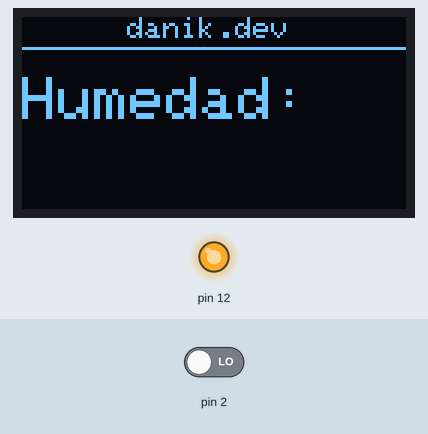
A sketch run on a simulated Arduino Uno, built with avr-gcc and run on an emulated ATmega328P. Shown: 128×64 one-colour display, output pins drawn as LEDs (lit = HIGH). The inputs (shaded band) are chosen by the test bench; at power-on: pin 2 LOW. What the sketch prints to the serial monitor is not drawn.

Above: at 0.2 s.
At 103.3 s:
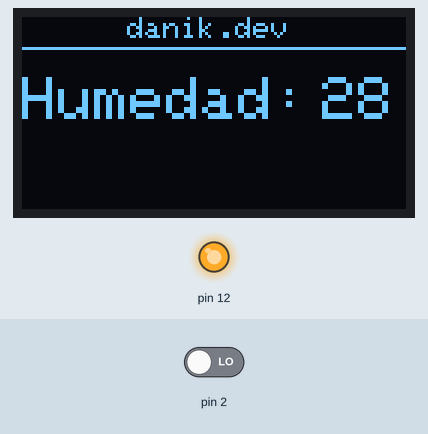
At 106.8 s:
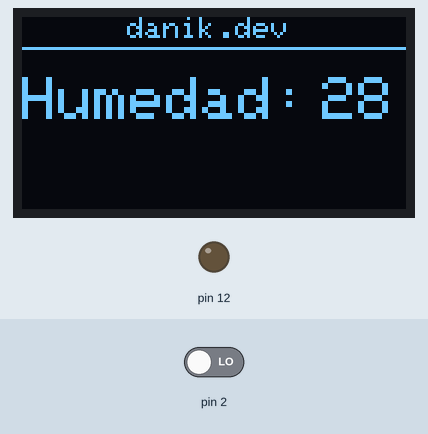
Timing chart, 0 to 110.7 s (numbered marks = the images above):
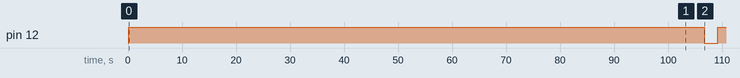

Measured:
- by itself, pin 12: HIGH → LOW at 107 s, → HIGH 2.5 s later
- what the display in image 0 shows lasts 103.0 s, from 0.1 s to 103.1 s

The sketch:

AutoGarduino.ino
```cpp
#include <Wire.h>
#include <Adafruit_GFX.h>
#include <Adafruit_SSD1306.h>

#define ANCHO_PANTALLA 128 // Ancho de la pantalla OLED
#define ALTO_PANTALLA 64 // Alto de la pantalla OLED

#define OLED_RESET     -1 // Pin reset incluido en algunos modelos de pantallas (-1 si no disponemos de pulsador).
#define DIRECCION_PANTALLA 0x3C //Dirección de comunicacion: 0x3D para 128x64, 0x3C para 128x32

Adafruit_SSD1306 display(ANCHO_PANTALLA, ALTO_PANTALLA, &Wire, OLED_RESET);

#define LOGO_WIDTH    84
#define LOGO_HEIGHT   52

const int dry = 559; // 556
const int wet = 390; // 390

int inicio = 0;// Estado de la salida al arrancar arduino
int estadoAC = 0;// Estado actual del boton
int estadoAN = 0;// Variable para guardar el estado anterior del pulsador

void setup() {
  Serial.begin(9600);
  digitalWrite(12, HIGH);
  if(!display.begin(SSD1306_SWITCHCAPVCC, DIRECCION_PANTALLA)) {
    Serial.println(F("Fallo en la asignacion de SSD1306"));
  }


  display.clearDisplay();
  display.setTextSize(1);
  display.setTextColor(WHITE);
  display.setCursor(35,0);
  display.println("danik.dev");
  display.display();


  display.drawLine(0, 10, 128, 10, WHITE);
  display.display();

  display.setTextSize(2);
  display.setCursor(00,20);
  display.println("Humedad: ");
  display.display();

  pinMode(2, INPUT);
  pinMode(12, OUTPUT);

  delay(3000);

}

void loop() {
  digitalWrite(12, HIGH);
  delay(100000);
  //Serial.println(" ");
  int sensorVal = analogRead(A0);
  int percentageHumidity = map(sensorVal, wet, dry, 100, 0);

  Serial.println(sensorVal);
  Serial.print(percentageHumidity);
  Serial.println("%");

  // PANTALLA //
  display.clearDisplay();
  display.setTextSize(1);
  display.setTextColor(WHITE);
  display.setCursor(35,0);
  display.println("danik.dev");
  display.display();

  display.drawLine(0, 10, 128, 10, WHITE);
  display.display();

  display.setTextSize(2);
  display.setCursor(00,20);
  display.println("Humedad: ");
  display.display();

  pinMode(2, INPUT);
  pinMode(12, OUTPUT);

  display.setCursor(100,20);
  display.println(percentageHumidity);
  display.display();

  ////////////////////////

  // BOTON //
  int estadoBoton = digitalRead(2);
  int estadoBomba = digitalRead(12);
  Serial.print("Estado boton ");
  Serial.println(estadoBoton);
  Serial.print("Estado Bomba ");
  Serial.println(estadoBomba);

  if(estadoBoton == 0) {
    //Serial.println("OFF");
    digitalWrite(12, HIGH);
    delay(2500);
  } else {
    //Serial.println("ON");
    digitalWrite(12, LOW);
    delay(2500);
  }
  ////////////////////////

  delay(1000);
  if(percentageHumidity > 0 && percentageHumidity < 35){
    //Serial.println("ON");
    digitalWrite(12, LOW);
    delay(2500);
    digitalWrite(12, HIGH);
  } else {
    //Serial.println("OFF");
    digitalWrite(12, HIGH);
    delay(2500);
  }

}
                                                                                                                                                             
```
